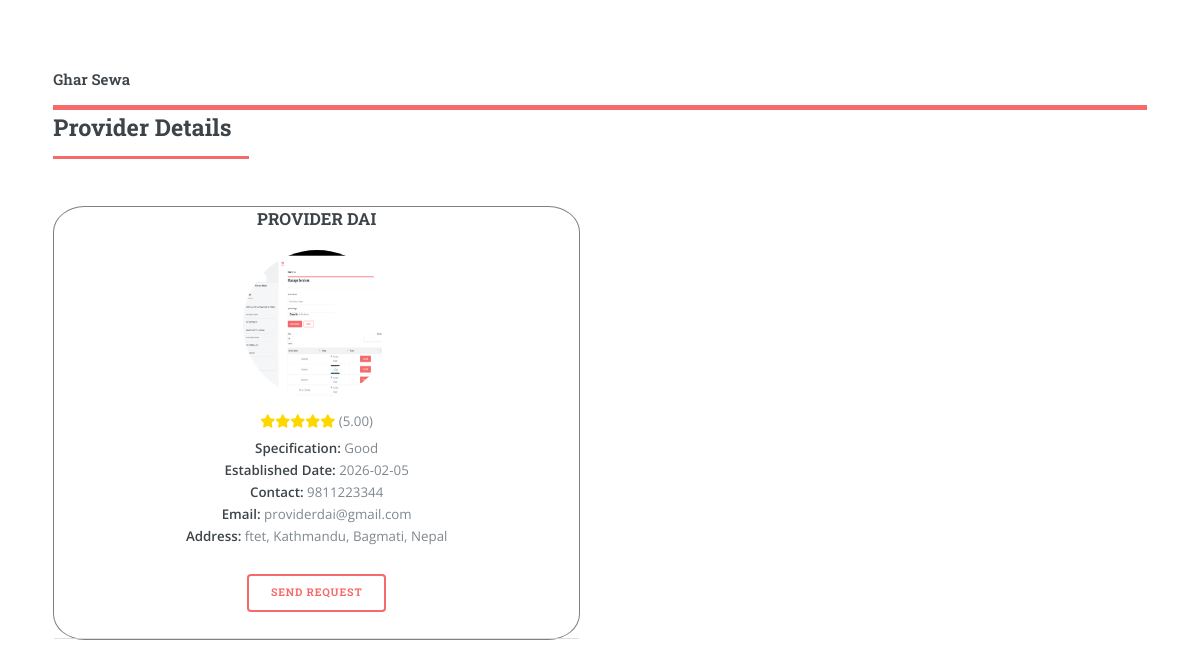
The app's page /view_provider.php?id=5 (signed in) with its own data.
### tables this page shows
CREATE TABLE `verification_request` (
  `vrid` int(11) NOT NULL,
  `service_id` int(11) NOT NULL,
  `provider_id` int(11) NOT NULL,
  `specification` varchar(255) DEFAULT NULL,
  `estd_date` date DEFAULT NULL,
  `certificate_pic` varchar(255) DEFAULT NULL,
  `status` tinyint(4) NOT NULL DEFAULT 0,
  `read_status` tinyint(1) NOT NULL DEFAULT 0,
  `read_status_a` tinyint(1) NOT NULL DEFAULT 0,
  `msg` varchar(255) NOT NULL DEFAULT 'New verification request submitted',
  `msga` varchar(255) NOT NULL DEFAULT 'You have a new verification request',
  `last_modified` timestamp NOT NULL DEFAULT current_timestamp() ON UPDATE current_timestamp()
);

CREATE TABLE `provider` (
  `pid` int(11) NOT NULL,
  `fname` varchar(50) NOT NULL,
  `mname` varchar(50) DEFAULT NULL,
  `lname` varchar(50) NOT NULL,
  `dob` date DEFAULT NULL,
  `gender` enum('Male','Female','Other') DEFAULT 'Male',
  `country` varchar(50) DEFAULT NULL,
  `state` varchar(50) DEFAULT NULL,
  `city` varchar(50) DEFAULT NULL,
  `address` text DEFAULT NULL,
  `phnno` varchar(20) DEFAULT NULL,
  `email` varchar(100) NOT NULL,
  `photo` varchar(255) DEFAULT NULL,
  `average_rating` decimal(2,1) DEFAULT 0.0,
  `created_at` timestamp NOT NULL DEFAULT current_timestamp(),
  `password` varchar(255) NOT NULL,
  `wallet` decimal(10,2) NOT NULL DEFAULT 0.00,
  `rating_count` int(11) NOT NULL DEFAULT 0
);

### view_provider.php (the view, shortened to what this page needs)
<!DOCTYPE HTML>
<html>
<head>
    <link rel="stylesheet" href="assets/css/main.css" />
    <link rel="stylesheet" href="https://cdnjs.cloudflare.com/ajax/libs/font-awesome/5.15.4/css/all.min.css" />
</head>
<body class="is-preload">
    <div id="wrapper">
        <div id="main">
            <div class="inner">
                <header id="header">
                    <a href="welcome.php" class="logo"><strong>Ghar Sewa</strong></a>
                </header>
                    <header class="major">
                        <h2>Provider Details</h2>
                    </header>
                    <div class="features" >
                        <?php
                        $con = mysqli_connect("localhost", "root", "", "homeservice");
                        if (isset($_GET['id'])) {
                            $sid = intval($_GET['id']);
                            $query1 = "SELECT sname FROM services WHERE sid = ?";
                            $stmt1 = $con->prepare($query1);
                            $stmt1->bind_param("i", $sid);
                            $stmt1->execute();
                            $stmt1->store_result();
                            if ($stmt1->num_rows > 0) {
                                $stmt1->bind_result($service_name);
                            } else {
                                $service_name = "Unknown Service";
                            }
                            $query = "SELECT
                                p.pid, p.fname, p.mname, p.lname, p.dob, p.gender, p.country, p.state, p.city, p.address,
                                p.phnno, p.email, p.photo,
                                vr.specification, vr.estd_date, vr.certificate_pic, p.average_rating
                            FROM
                                provider p
                            JOIN
                                verification_request vr ON p.pid = vr.provider_id
                            WHERE
                                vr.service_id = ? AND vr.status = 1
                            ORDER BY
                                p.average_rating DESC";
                            $stmt = $con->prepare($query);
                            $stmt->bind_param("i", $sid);
                            $stmt->execute();
                            $stmt->store_result();
                            if ($stmt->num_rows > 0) {
                                $stmt->bind_result($pid, $fname, $mname, $lname, $dob, $gender, $country, $state, $city, $address,
                                                   $phnno, $email, $photo, $specification, $estd_date, $certificate_pic, $rating);
                                while ($stmt->fetch()) {
                                    $full_stars = floor($rating);
                                    echo '<article>';
                                    echo '<div  style="border:solid 1px grey;border-radius:6%;"class="content" style="padding: 10px">';
                                    echo '<h3 align="center">' . strtoupper($fname . ' ' . $mname . ' ' . $lname) . '</h3>';
                                    echo '<center>';
                                    echo '<img src="uploads/' . $photo . '" width="150px" height="150px" style="border-radius: 50%; border:1px solid white;" />';
                                    echo '<div style="margin: 5px 0;">';
                                    for ($i = 0; $i < $full_stars; $i++) {
                                        echo '<span class="fa fa-star checked" style="color: gold;"></span>';
                                    }
                                    echo ' <span>(' . number_format($rating, 2) . ')</span>';
                                    echo '</div>';
                                    echo '</center>';
                                    echo '<p align="center">';
                                    echo '<strong>Specification:</strong> ' . $specification . '<br>';
                                    echo '<strong>Established Date:</strong> ' . $estd_date . '<br>';
                                    echo '<strong>Contact:</strong> ' . $phnno . '<br>';
                                    echo '<strong>Email:</strong> ' . $email . '<br>';
                                    echo '<strong>Address:</strong> ' . $address . ', ' . $city . ', ' . $state . ', ' . $country . '<br>';
                                    echo '</p>';
                                    echo '<p align="center">';
                                    echo '<a href="service_booking.php?pid=' . $pid .
                                        '&pname=' . urlencode($fname . ' ' . $mname . ' ' . $lname) .
                                        '&sname=' . $service_name .
                                        '&email=' . urlencode($email) .
                                        '&phnno=' . urlencode($phnno) . '" class="button">Send Request</a>';
                                    echo '</p>';
                                    echo '<hr>';
                                    echo '</div>';
                                    echo '</article>';
                                }
                            } else {
                                echo "<h3 style='color:red'>No providers found for " . $service_name . ".</h3>";
                            }
                        } else {
                            echo "<h3 style='color:red'>No service ID specified.</h3>";
                        }
                        ?>
                    </div>
            </div>
        </div>
    </div>
</body>
</html>

### records on screen
verification_request: provider.lname "PROVIDER DAI", provider.photo (picture), provider.average_rating "5.00", specification "Good", estd_date "2026-02-05", provider.phnno "9811223344", provider.email "providerdai@gmail.com", provider.address "ftet", provider.city "Kathmandu", provider.state "Bagmati", provider.country "Nepal"
